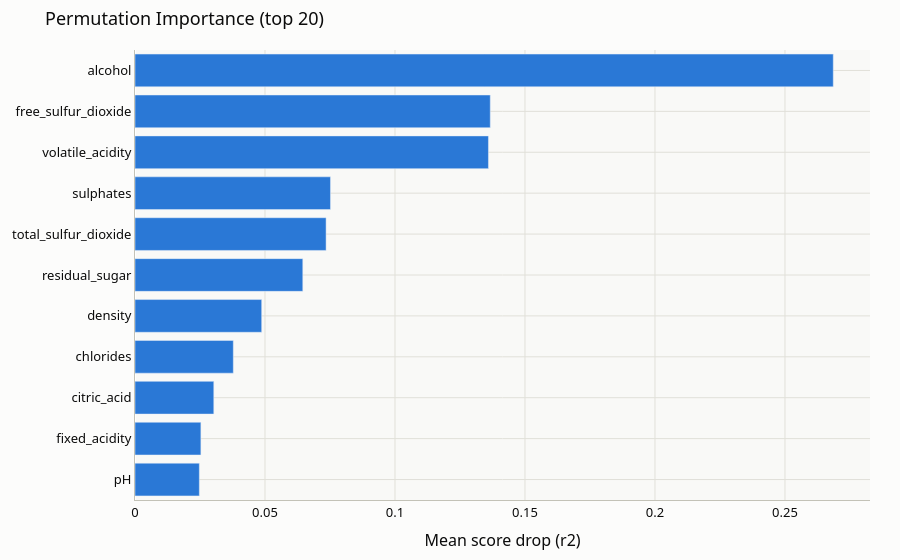

The notebook cell saved with this chart:
### Markdown cell above
## Explainability and the model card

Same API as classification — `permutation_enabled`/`shap_enabled` in `ExplainConfig`,
and `result.model_card.to_excel(...)`/`.to_html(...)` for the exported report. Nothing
regression-specific here; it's the same interface across every task.

### Code cell
cfg_explain = PipelineConfig(
    name="wine_quality_explain",
    data={"path": str(data_path), "format": "parquet", "target": "quality"},
    split={"method": "random", "test_size": 0.2, "val_size": 0.1},
    model={"task": "regression", "algorithm": "xgboost"},
    explain={"permutation_enabled": True},
    reporting={"output_dir": "reports", "html_report": False},
)
result_explain = PipelineRunner(cfg_explain).run()

display(result_explain.permutation_importance.importance_table())
fig = result_explain.permutation_importance.summary_plot()
fig.show()

### Figure 1 — Plotly figure (JSON) as saved in the notebook; plotly's stock layout.template omitted (floating-point values rounded to 4 significant figures)
{"data": [{"orientation": "h", "type": "bar", "x": [0.2686, 0.1366, 0.1359, 0.07519, 0.0735, 0.06454, 0.04873, 0.03781, 0.0303, 0.02534, 0.02474], "y": ["alcohol", "free_sulfur_dioxide", "volatile_acidity", "sulphates", "total_sulfur_dioxide", "residual_sugar", "density", "chlorides", "citric_acid", "fixed_acidity", "pH"]}], "layout": {"colorway": ["#2a78d6", "#008300", "#e87ba4", "#eda100", "#1baf7a", "#eb6834", "#4a3aa7", "#e34948"], "font": {"color": "#0b0b0b", "family": "system-ui, -apple-system, \"Segoe UI\", sans-serif", "size": 13}, "legend": {"bgcolor": "rgba(255,255,255,0.8)", "bordercolor": "#c3c2b7", "borderwidth": 1}, "margin": {"b": 60, "l": 60, "r": 30, "t": 50}, "paper_bgcolor": "#fcfcfb", "plot_bgcolor": "#f9f9f7", "title": {"text": "Permutation Importance (top 20)"}, "xaxis": {"automargin": true, "gridcolor": "#e1e0d9", "linecolor": "#c3c2b7", "title": {"text": "Mean score drop (r2)"}}, "yaxis": {"automargin": true, "autorange": "reversed", "gridcolor": "#e1e0d9", "linecolor": "#c3c2b7"}}}
